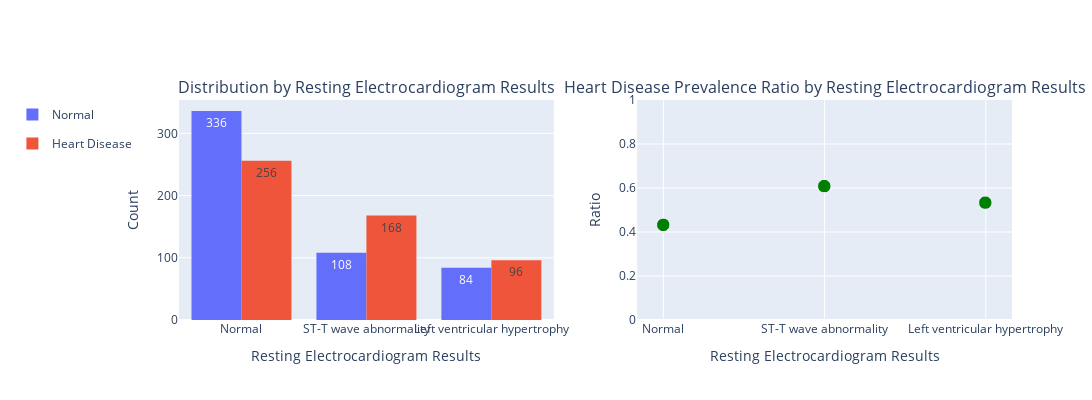

Write notebook code for a chart like this one.
### Markdown cell above
The resting electrocardiogram results refer to the findings of an electrocardiogram (ECG) taken while the individual is at rest.

- Normal: No significant abnormalities are observed in the ECG.
- Having ST-T wave abnormality: This indicates the presence of ST-T wave abnormalities in the resting ECG. These abnormalities can include T wave inversions and/or ST elevation or depression greater than 0.05 mV.
- Left ventricular hypertrophyL: This indicates the presence of probable or definite left ventricular hypertrophy based on Estes' criteria. Left ventricular hypertrophy refers to the thickening of the muscle walls of the left ventricle of the heart.

### Code cell
# Create the histogram for resting ecg
fig_hist_ecg = px.histogram(df_2, x='resting ecg', color='target', barmode='group')
fig_hist_ecg.update_traces(texttemplate='%{value}')

# Heart Disease Prevalence Ratio by resting ecg
df_2['hd_ratio_ecg'] = df_2.apply(lambda row:
                             df_2.loc[df_2['target'] == 'Heart Disease']['resting ecg'].value_counts().get(row['resting ecg'], 0) /
                             df_2['resting ecg'].value_counts().get(row['resting ecg'], 1),
                             axis=1)

fig_scatter_ecg = px.scatter(df_2, x='resting ecg', y='hd_ratio_ecg')
fig_scatter_ecg.update_traces(marker=dict(color='green', size=12),selector=dict(mode="markers"))

# Create subplots to display the histograms and scatter plots horizontally
fig_ecg = make_subplots(rows=1, cols=2, subplot_titles=("Distribution by Resting Electrocardiogram Results",
                                                     "Heart Disease Prevalence Ratio by Resting Electrocardiogram Results"))

for trace in fig_hist_ecg['data']:
    fig_ecg.add_trace(trace, row=1, col=1)

for trace in fig_scatter_ecg['data']:
    fig_ecg.add_trace(trace, row=1, col=2)

fig_ecg.update_layout(width=1400, height=400, showlegend=True, legend=dict(x=-0.2, y=1.0))

# Update axes labels and titles
fig_ecg.update_xaxes(title_text="Resting Electrocardiogram Results", tickangle=0, row=1, col=1)
fig_ecg.update_yaxes(title_text="Count", row=1, col=1)
fig_ecg.update_xaxes(title_text="Resting Electrocardiogram Results", row=1, col=2)
fig_ecg.update_yaxes(title_text="Ratio",range=[0, 1], row=1, col=2)

fig_ecg.show()

### Figure 1 — Plotly figure (JSON) as saved in the notebook; plotly's stock layout.template omitted (floating-point values rounded to 4 significant figures; data arrays with more than 128 entries replaced by an {"elided": "..."} marker saying what was removed)
{"data": [{"alignmentgroup": "True", "bingroup": "x", "hovertemplate": "target=Normal<br>resting ecg=%{x}<br>count=%{y}<extra></extra>", "legendgroup": "Normal", "marker": {"color": "#636efa", "pattern": {"shape": ""}}, "name": "Normal", "offsetgroup": "Normal", "orientation": "v", "showlegend": true, "texttemplate": "%{value}", "type": "histogram", "x": {"elided": "528 str values"}, "xaxis": "x", "yaxis": "y"}, {"alignmentgroup": "True", "bingroup": "x", "hovertemplate": "target=Heart Disease<br>resting ecg=%{x}<br>count=%{y}<extra></extra>", "legendgroup": "Heart Disease", "marker": {"color": "#EF553B", "pattern": {"shape": ""}}, "name": "Heart Disease", "offsetgroup": "Heart Disease", "orientation": "v", "showlegend": true, "texttemplate": "%{value}", "type": "histogram", "x": {"elided": "520 str values"}, "xaxis": "x", "yaxis": "y"}, {"hovertemplate": "resting ecg=%{x}<br>hd_ratio_ecg=%{y}<extra></extra>", "legendgroup": "", "marker": {"color": "green", "size": 12, "symbol": "circle"}, "mode": "markers", "name": "", "showlegend": false, "type": "scattergl", "x": {"elided": "1048 str values"}, "xaxis": "x2", "y": {"elided": "1048 float values"}, "yaxis": "y2"}], "layout": {"annotations": [{"font": {"size": 16}, "showarrow": false, "text": "Distribution by Resting Electrocardiogram Results", "x": 0.225, "xanchor": "center", "xref": "paper", "y": 1, "yanchor": "bottom", "yref": "paper"}, {"font": {"size": 16}, "showarrow": false, "text": "Heart Disease Prevalence Ratio by Resting Electrocardiogram Results", "x": 0.775, "xanchor": "center", "xref": "paper", "y": 1, "yanchor": "bottom", "yref": "paper"}], "height": 400, "legend": {"x": -0.2, "y": 1}, "showlegend": true, "width": 1400, "xaxis": {"anchor": "y", "domain": [0, 0.45], "tickangle": 0, "title": {"text": "Resting Electrocardiogram Results"}}, "xaxis2": {"anchor": "y2", "domain": [0.55, 1], "title": {"text": "Resting Electrocardiogram Results"}}, "yaxis": {"anchor": "x", "domain": [0, 1], "title": {"text": "Count"}}, "yaxis2": {"anchor": "x2", "domain": [0, 1], "range": [0, 1], "title": {"text": "Ratio"}}}}
